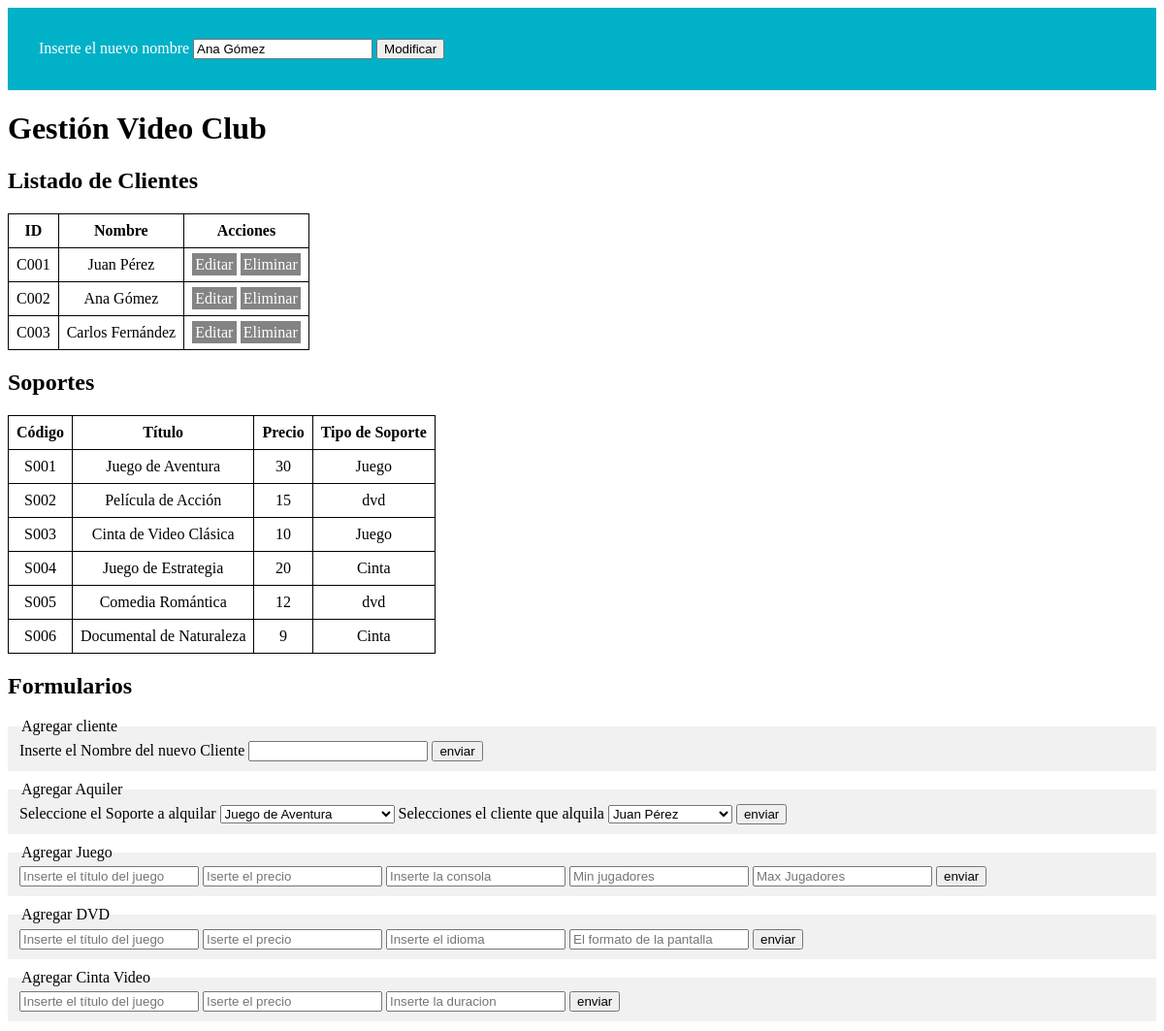
/videoClubDB/controller/gestionController.php?accion=editarCliente&id=C002, run on the app's committed database.
### tables this page shows
CREATE TABLE `cliente` (
  `id` varchar(255) NOT NULL,
  `nombre` varchar(255) DEFAULT NULL
);

CREATE TABLE `soporte` (
  `cod` varchar(255) NOT NULL,
  `titulo` varchar(255) DEFAULT NULL,
  `precio` decimal(10,0) DEFAULT NULL
);

### videoClubDB/model/VideoClub.php (called while the page is built, shortened)
<?php
class VideoClub
{
    private static $soportes = [];
    private static $clientes = [];
    public static function getClientes($condicion = 1)
    {
        $conexion = ConexionDB::conectar();
        $sql = "select * from cliente where $condicion;";
        $respuesta = $conexion->query($sql);
        if ($respuesta) {
            self::$clientes = $respuesta->fetch_all(MYSQLI_ASSOC);
        } else {
            echo "error al obtener los clientes";
        }
        return self::$clientes;
    }
    public static function getSoportes()
    {
        $conexion = ConexionDB::conectar();
        $sql = "select * from soporte where 1;";
        $respuesta = $conexion->query($sql);
        if ($respuesta) {
            self::$soportes = $respuesta->fetch_all(MYSQLI_ASSOC);
        } else {
            echo "error al obtener los soportes";
        }
        return self::$soportes;
    }
    public static function ObtenerSoporteTipo()
    {
        $conectar = conexionDB::conectar();
        $sql = "SELECT
                    cod,
                    titulo,
                    precio,
                    CASE
                        WHEN juego.consola IS NOT NULL THEN 'Juego'
                        WHEN cintavideo.duracion IS NOT NULL THEN 'Cinta'
                        WHEN dvd.idioma IS NOT NULL THEN 'dvd'
                        ELSE 'desconocido'
                    END AS tipo
                FROM soporte
                LEFT JOIN juego ON soporte.cod = juego.cod_soporte
                LEFT JOIN cintavideo ON soporte.cod = cintavideo.cod_soporte
                LEFT JOIN dvd ON soporte.cod = dvd.cod_soporte;";
        $respuesta = $conectar->query($sql);
        if ($respuesta) {
            return $respuesta->fetch_all(MYSQLI_ASSOC);
        } else {
            return [];
        }
    }
}
?>

### videoClubDB/views/showGestion.php (the view, shortened to what this page needs)
<!DOCTYPE html>
<html lang="en">
<head>
    <link rel="stylesheet" href="../views/style/styles.css">
</head>
<body>
    <h1>Gestión Video Club</h1>
    <section>
        <h2>Listado de Clientes</h2>
        <table>
            <tr>
                <th>ID</th>
                <th>Nombre</th>
                <th>Acciones</th>
            </tr>
            <?php
            if ($clientes !== []) {
                foreach ($clientes as $cliente) { ?>
                    <tr>
                        <td><?php echo $cliente['id'] ?></td>
                        <td><?php echo $cliente['nombre'] ?></td>
                        <td>
                            <a
                                href="<?php echo $_SERVER['PHP_SELF'] . "?accion=editarCliente&id=" . $cliente['id'] ?>">Editar</a>
                            <a href="<?php echo $_SERVER['PHP_SELF'] . "?accion=eliminarCliente&id=" . $cliente['id'] ?>"
                                onclick="return confirm('¿Estás seguro de que deseas continuar?');">Eliminar</a>
                        </td>
                    </tr>
                <?php }
            } else { ?>
                <tr>
                    <td colspan="2">No hay Clientes para mostrar</td>
                </tr>
            <?php }
            ?>
        </table>
    </section>
    <section>
        <h2>Soportes</h2>
        <table>
            <thead>
                <tr>
                    <th>Código</th>
                    <th>Título</th>
                    <th>Precio</th>
                    <th>Tipo de Soporte</th>
                </tr>
            </thead>
            <tbody>
                <?php
                foreach ($soportesTipo as $soporte) { ?>
                    <tr>
                        <td><?php echo $soporte['cod'] ?></td>
                        <td><?php echo $soporte['titulo'] ?></td>
                        <td><?php echo $soporte['precio'] ?></td>
                        <td> <?php echo $soporte['tipo'] ?></td>
                    </tr>
                <?php }
                ?>
            </tbody>
        </table>
    </section>
    <section>
        <h2>Formularios</h2>
        <article>
            <form action="" method="GET">
                <fieldset>
                    <legend>Agregar cliente</legend>
                    <label for="">
                        Inserte el Nombre del nuevo Cliente
                    </label>
                    <input type="text" name="nombre">
                    <input type="submit" name="formCliente" value="enviar">
                </fieldset>
            </form>
        </article>
        <article>
            <form action="" method="GET">
                <fieldset>
                    <legend>Agregar Aquiler</legend>
                    <label for="">Seleccione el Soporte a alquilar</label>
                    <select name="soporteSeleccionado">
                        <?php
                        foreach ($soportes as $soporte) { ?>
                            <option value="<?php echo $soporte['cod'] ?>"><?php echo $soporte['titulo'] ?></option>
                        <?php }
                        ?>
                    </select>
                    <label for="">Selecciones el cliente que alquila</label>
                    <select name="clienteSeleccionado">
                        <?php
                        foreach ($clientes as $cliente) { ?>
                            <option value="<?php echo $cliente['id'] ?>"><?php echo $cliente['nombre'] ?></option>
                        <?php }
                        ?>
                    </select>
                    <input type="submit" name="formAlquiler" value="enviar">
                </fieldset>
            </form>
        </article>
        <article>
            <form action="">
                <fieldset>
                    <legend>Agregar Juego</legend>
                    <input type="text" name="titulo" placeholder="Inserte el título del juego">
                    <input type="text" name="precio" placeholder="Iserte el precio">
                    <input type="text" name="consola" placeholder="Inserte la consola">
                    <input type="text" name="minjug" placeholder="Min jugadores">
                    <input type="text" name="maxjug" placeholder="Max Jugadores">
                    <input type="submit" name="juego" value="enviar">
                </fieldset>
            </form>
        </article>
        <article>
            <form action="">
                <fieldset>
                    <legend>Agregar DVD</legend>
                    <input type="text" name="titulo" placeholder="Inserte el título del juego">
                    <input type="text" name="precio" placeholder="Iserte el precio">
                    <input type="text" name="idioma" placeholder="Inserte el idioma">
                    <input type="text" name="formato" placeholder="El formato de la pantalla">
                    <input type="submit" name="dvd" value="enviar">
                </fieldset>
            </form>
        </article>
        <article>
            <form action="">
                <fieldset>
                    <legend>Agregar Cinta Video</legend>
                    <input type="text" name="titulo" placeholder="Inserte el título del juego">
                    <input type="text" name="precio" placeholder="Iserte el precio">
                    <input type="text" name="duracion" placeholder="Inserte la duracion">
                    <input type="submit" name="cinta" value="enviar">
                </fieldset>
            </form>
        </article>
    </section>
</body>
</html>

### videoClubDB/views/showEditCliente.php (shortened to what this page needs)
<!DOCTYPE html>
<html lang="en">
<head>
    <link rel="stylesheet" href="../views/style/styles.css">
</head>
<body>
    <section class="editCliente">
        <form action="">
            <label for="">Inserte el nuevo nombre</label>
            <input type="text" name="nombre" value="<?php echo $clienteSeleccionado[0]['nombre'] ?>">
            <button type="submit" name="accion" value="mofificarCliente">Modificar</button>
        </form>
    </section>
</body>
</html>

### videoClubDB/views/style/styles.css (style rules this page uses)
table { border-collapse: collapse; }
th, td { border: solid 1px black; text-align: center; padding: 0.5rem 0.5rem; }
fieldset { background-color: rgb(241, 241, 241); border: none; box-shadow: 5px 5px 10% black; margin: 10px 0; }
a { text-decoration: none; background-color: rgb(132, 132, 132); color: white; padding: 0.2rem 0.2rem; }
.editCliente { background-color: rgb(0, 177, 200); color: white; padding: 2rem 2rem; margin-bottom: 10px; }

### data on the page
cliente: nombre "Ana Gómez", id "C002"
cliente: id "C001", nombre "Juan Pérez"
cliente: id "C003", nombre "Carlos Fernández"
soporte: cod "S001", titulo "Juego de Aventura", precio "30", tipo "Juego"
soporte: cod "S002", titulo "Película de Acción", precio "15", tipo "dvd"
soporte: cod "S003", titulo "Cinta de Video Clásica", precio "10", tipo "Juego"
soporte: cod "S004", titulo "Juego de Estrategia", precio "20", tipo "Cinta"
soporte: cod "S005", titulo "Comedia Romántica", precio "12", tipo "dvd"
soporte: cod "S006", titulo "Documental de Naturaleza", precio "9", tipo "Cinta"

### other printed values
form field soporteSeleccionado "Juego de Aventura"
form field clienteSeleccionado "Juan Pérez"
